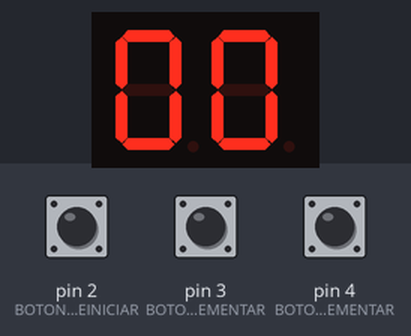
Simulated run of this sketch. Board: Arduino Uno, built with avr-gcc and run on an emulated ATmega328P. On the bench: 2-digit seven-segment display. Wiring (inferred from the names in the program): 2-digit 7-segment display, segments lit when HIGH: segments pin 12, pin 13, pin 5, pin 6, pin 7, pin 11, pin 10; digit selects A5, A4. Inputs (shaded band) come from the test bench; at power-on: pin 3 (BOTON_DECREMENTAR) HIGH, pin 4 (BOTON_INCREMENTAR) HIGH, pin 2 (BOTON_REINICIAR) HIGH. The segment pins are drawn as the display they are named for.

Above: at 1.4 s.
1.5 s: pin 3 (BOTON_DECREMENTAR) pulled LOW for 1 s
At 2.8 s:
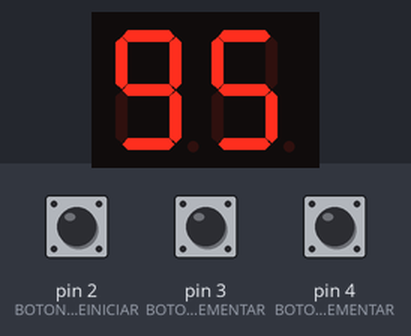
4.0 s: pin 4 (BOTON_INCREMENTAR) pulled LOW for 3.2 s
At 7.7 s:
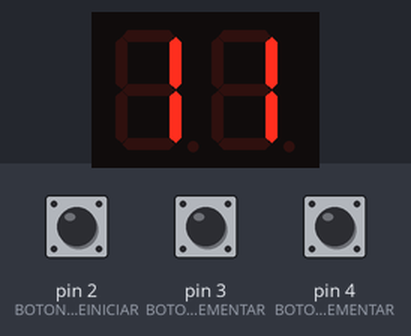
8.7 s: pin 4 (BOTON_INCREMENTAR) pulled LOW for 0.25 s
At 9.4 s:
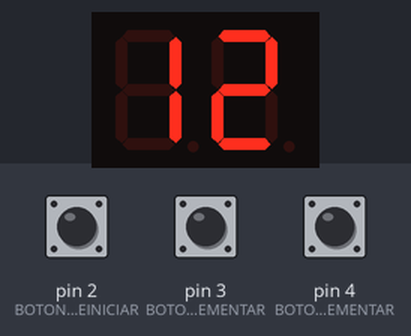
Timing chart, 0 to 11.7 s (numbered marks = the images above; inputs shaded):
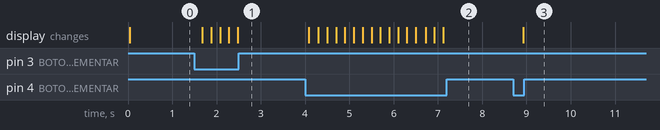

Measured:
- after the input at 1.5 s, the display: first changes after 0.18 s (image 1 shows a later state)
- after the input at 4.0 s, the display: first changes after 0.09 s (image 2 shows a later state)
- after the input at 8.7 s, the display: changes after 0.23 s (image 3)

The sketch:

primera_parte.ino
```cpp
#define B 13
#define A 12
#define F 11
#define G 10
#define E 7
#define D 6
#define C 5
#define BOTON_INCREMENTAR 4
#define BOTON_DECREMENTAR 3
#define BOTON_REINICIAR 2
#define display_unidad A4
#define display_decena A5

int contador = 0;
int contadorDigito = 0;
int decena;
int unidad;
unsigned long tiempoAnterior = 0;
int intervaloDeTiempo = 200;

void encenderSegmento(int sf, int sa, int sb, int sg, int se, int sd, int sc);
void encenderDisplay(int estadoDecena, int estadoUnidades);

/**
 * @brief funcion que setea los pines de los display y los botones
 */
void setup()
{
    pinMode(A,OUTPUT);
    pinMode(B,OUTPUT);
    pinMode(C,OUTPUT);
    pinMode(D,OUTPUT);
    pinMode(E,OUTPUT);
    pinMode(F,OUTPUT);
    pinMode(G,OUTPUT);
    pinMode(BOTON_INCREMENTAR, INPUT_PULLUP);
    pinMode(BOTON_DECREMENTAR, INPUT_PULLUP);
    pinMode(BOTON_REINICIAR, INPUT_PULLUP);
    pinMode(display_unidad, OUTPUT);
    pinMode(display_decena, OUTPUT);
    Serial.begin(9600);

}

/**
 * @brief comienzo del contador numerico
 */
void loop()
{
    unsigned long tiempoActual = millis();
    if (tiempoActual - tiempoAnterior >= intervaloDeTiempo) {
    tiempoAnterior = tiempoActual;

    if (digitalRead(BOTON_INCREMENTAR) == LOW)
    {
        contador = contador + 1;
        if(contador > 99)
        {
        contador = 0;
        }
    }

    if(digitalRead(BOTON_DECREMENTAR) == LOW)
    {
        contador = contador - 1;
        if(contador < 0)
        {
        contador = 99;
        }
    }
    if(digitalRead(BOTON_REINICIAR) == LOW)
    {
        contador = 0;
        decena = 0;
        unidad = 0;
    }
    }
    decena = contador / 10;
    unidad = contador % 10;

    SeleccionarNumero(decena);
    encenderDisplay(0,1);
    delay(10);
    encenderDisplay(1,1);

    SeleccionarNumero(unidad);
    encenderDisplay(1,0);
    delay(10);
    encenderDisplay(1,1);
}

/**
 * @brief funcion establece el estado de los display
 * @param sa posicion display A.
 * @param sb posicion display B.
 * @param sc posicion display C.
 * @param sd posicion display D.
 * @param se posicion display E.
 * @param sf posicion display F.
 * @param sg posicion display G.
 */
void encenderSegmento(int sf, int sa, int sb, int sg, int se, int sd, int sc)
{
    digitalWrite(F, sf);
    digitalWrite(A, sa);
    digitalWrite(B, sb);
    digitalWrite(G, sg);
    digitalWrite(E, se);
    digitalWrite(D, sd);
    digitalWrite(C, sc);
}

/**
 * @brief se establece el orden de display a utilizar
 * @param numero entero que representa el numero a listar
 */
void SeleccionarNumero(int numero)
{
    switch(numero)
    {
    case 0:
        encenderSegmento(1,1,1,0,1,1,1);
        break;
    case 1:
        encenderSegmento(0,0,1,0,0,0,1);
        break;
    case 2:
        encenderSegmento(0,1,1,1,1,1,0);
        break;
    case 3:
        encenderSegmento(0,1,1,1,0,1,1);
        break;
    case 4:
        encenderSegmento(1,0,1,1,0,0,1);
        break;
    case 5:
        encenderSegmento(1,1,0,1,0,1,1);
        break;
    case 6:
        encenderSegmento(1,1,0,1,1,1,1);
        break;
    case 7:
        encenderSegmento(0,1,1,0,0,0,1);
        break;
    case 8:
        encenderSegmento(1,1,1,1,1,1,1);
        break;
    case 9:
        encenderSegmento(1,1,1,1,0,1,1);
        break;
    }
}


/**
 * @brief establece el encendido de los display
 * @param estadoDecena estado del display de decenas
 * @param estadoUnidades estado del display de unidades
 */
void encenderDisplay(int estadoDecena, int estadoUnidades)
{
    digitalWrite(display_decena, estadoDecena);
    digitalWrite(display_unidad, estadoUnidades);
}
```
